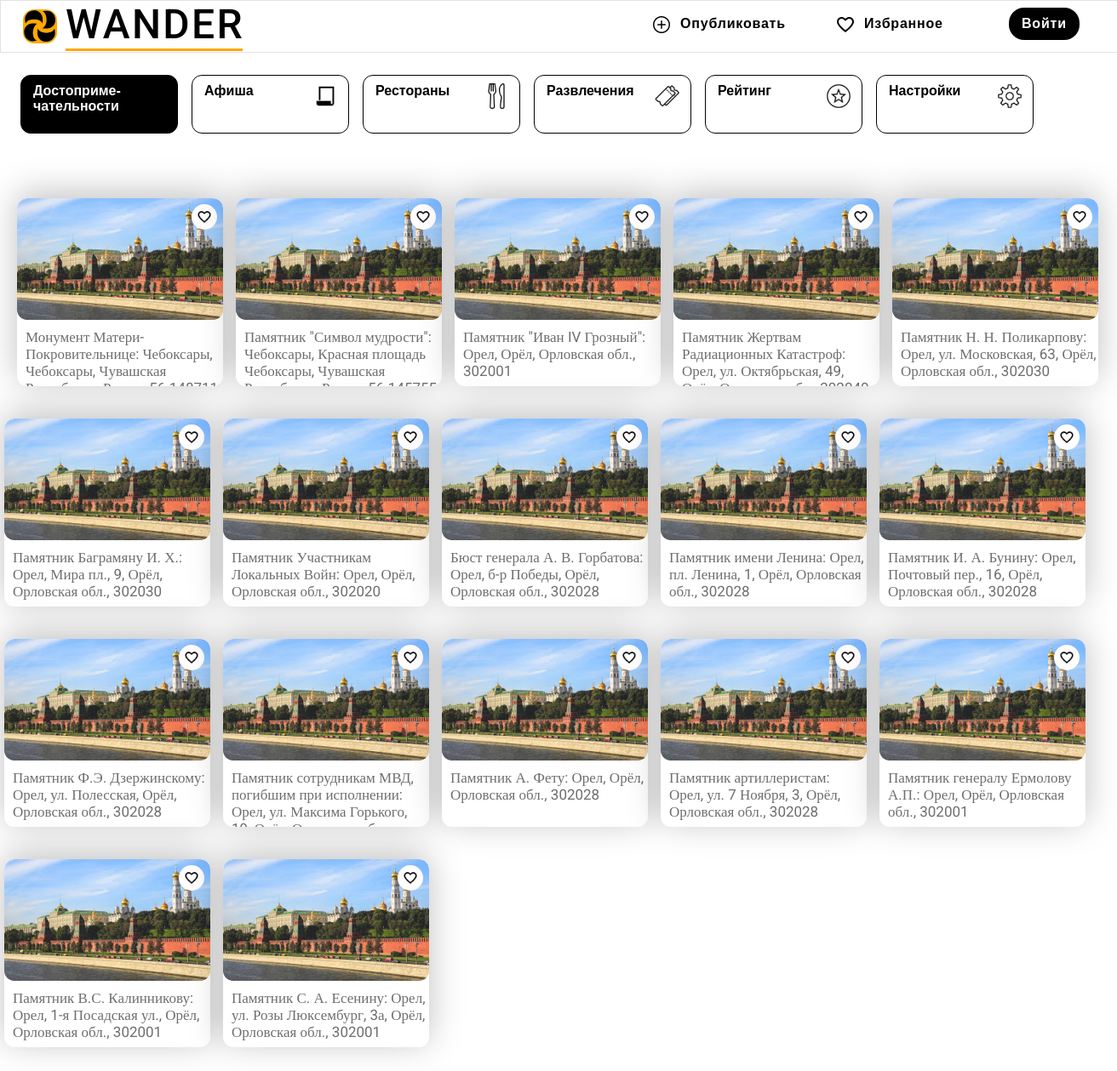
/attraction/, run on the app's committed database.
### wander/models.py (models this page shows, shortened)
class Attraction(models.Model):
    class NewManager(models.Manager):
        def get_queryset(self):
            return super().get_queryset() .filter(status='opened')
    options = (
        ('opened', 'Opened'),
        ('closed', 'Closed'),
    )
    place = models.ForeignKey(Place, on_delete=models.CASCADE, )
    history = models.CharField(max_length=255)
    status = models.CharField(max_length=10, choices=options, default='opened')
    favourites = models.ManyToManyField(
        User, related_name='favourite_attraction', default=None, blank=True)
    objects = models.Manager()  # default manager
    newmanager = NewManager()  # custom manager

class Place(models.Model):
    city = models.ForeignKey(City, on_delete=models.CASCADE, related_name='city')
    full_address = models.CharField(max_length=255)
    name = models.CharField(max_length=50)
    rating = models.FloatField(max_length=3)
    description = models.CharField(max_length=255)
    def __str__(self):
        return "%s: %s, %s" % (self.name, self.city.__str__(),  self.full_address)

class City(models.Model):
    name = models.CharField(max_length=20)
    def __str__(self):
        return "%s" % self.name

### wander/views.py (the view)
# urls.py: path('attraction/', AttractionListView.as_view(), name='attraction-list'),
class AttractionListView(generic.ListView):
    model = Attraction
    def get_context_data(self, **kwargs):
        context = super().get_context_data(**kwargs)
        context['now'] = timezone.now()
        return context

### wander/templates/wander/attraction_list.html (shortened to what this page needs)
{% extends 'wander/base_new.html' %}
{% load static %}
{% block place_checked %}checked{% endblock %}
{% block context %}
    <section class="blocks-row-city">
        {% for attraction in object_list %}
            <a href="#">
                <div class="block">
                    <div class="bl_img" >
                        <button>
                            {% if request.user.is_authenticated %}
                                {% if favattr %}
                            <div><a href="{% url 'users:favourite_list' %}" class="">
                                <div class="bl_favorites"> <img src={% static 'wander/img/no_love.png' %} alt="no_love"></div></a></div>
                            {% else %}
                            <div><a href="{% url 'users:favourite_add_attraction' attraction.id %}" class="">
                                <div class="bl_favorites"> <img src={% static 'wander/img/love.png' %} alt="love"></div></a></div>
                            {% endif %}
                            {% else %}
                            <div><a href="{% url 'users:signup' %}" class="">
                                <div class="bl_favorites"> <img src={% static 'wander/img/love.png' %} alt="love"></div></a></div>
                            {% endif %}
                        </button>
                    </div>
                    <div class="bl_text">
                        <div class="address">{{ attraction.place }}</div>
                    </div>
                </div>
            </a>
        {% empty %}
            <li>Пока ещё нет достопримечательностей.</li>
        {% endfor %}
    </section>
{% endblock %}

### wander/static/wander/place_.css (style rules this page uses)
* { margin:0; padding:0; }
section { width: 1280px; min-height: 10px; margin:0 auto; position: relative; }
.blocks-row-city { width: 1302px; margin: 75px auto; position: relative; flex-flow: wrap; display: flex; }
.blocks-row-city>a { display: inline-block; text-decoration: none; transition: all 0,2; margin-bottom: 30px; margin-right:15px; }
.block { height: 221px; width: 242px; margin-bottom:38px; box-shadow: 0px -6px 40px rgba(0, 0, 0, 0.25); background: #FFFFFF; box-sizing: border-box; border-radius: 12px; overflow: hidden; }
.bl_img { height: 143px; width: 242px; background-image:url(img/krem.png); }
.bl_img>button { border:none; float:right; margin-right: 7px; margin-top: 7px; background:none; }
.bl_favorites { display: flex; align-items:center; justify-content:center; height: 30px; width: 30px; background: #FFFDFD; border-radius: 50px; }
.bl_favorites>img { height: 18px; width: 18px; }
.bl_text { margin-left: 10px; margin-top: 10px; }
.address { font-family: Roboto; font-size: 17px; line-height: 20px; color: #6E6E6E; overflow-x:hidden; padding-bottom: 10px; }

### data on the page
Attraction: place "Монумент Матери-Покровительнице: Чебоксары, Чебоксары, Чувашская…"
Attraction: place "Памятник \"Символ мудрости\": Чебоксары, Красная площадь Чебоксары, Чувашская…"
Attraction: place "Памятник \"Иван IV Грозный\": Орел, Орёл, Орловская обл., 302001"
Attraction: place "Памятник Жертвам Радиационных Катастроф: Орел, ул. Октябрьская, 49,…"
Attraction: place "Памятник Н. Н. Поликарпову: Орел, ул. Московская, 63, Орёл, Орловская обл., 302030"
Attraction: place "Памятник Баграмяну И. Х.: Орел, Мира пл., 9, Орёл, Орловская обл., 302030"
Attraction: place "Памятник Участникам Локальных Войн: Орел, Орёл, Орловская обл., 302020"
Attraction: place "Бюст генерала А. В. Горбатова: Орел, б-р Победы, Орёл, Орловская обл., 302028"
Attraction: place "Памятник имени Ленина: Орел, пл. Ленина, 1, Орёл, Орловская обл., 302028"
Attraction: place "Памятник И. А. Бунину: Орел, Почтовый пер., 16, Орёл, Орловская обл., 302028"
Attraction: place "Памятник Ф.Э. Дзержинскому: Орел, ул. Полесская, Орёл, Орловская обл., 302028"
Attraction: place "Памятник сотрудникам МВД, погибшим при исполнении: Орел, ул. Максима Горького,…"
Attraction: place "Памятник А. Фету: Орел, Орёл, Орловская обл., 302028"
Attraction: place "Памятник артиллеристам: Орел, ул. 7 Ноября, 3, Орёл, Орловская обл., 302028"
Attraction: place "Памятник генералу Ермолову А.П.: Орел, Орёл, Орловская обл., 302001"
Attraction: place "Памятник В.С. Калинникову: Орел, 1-я Посадская ул., Орёл, Орловская обл., 302001"
Attraction: place "Памятник С. А. Есенину: Орел, ул. Розы Люксембург, 3а, Орёл, Орловская обл., 302001"
